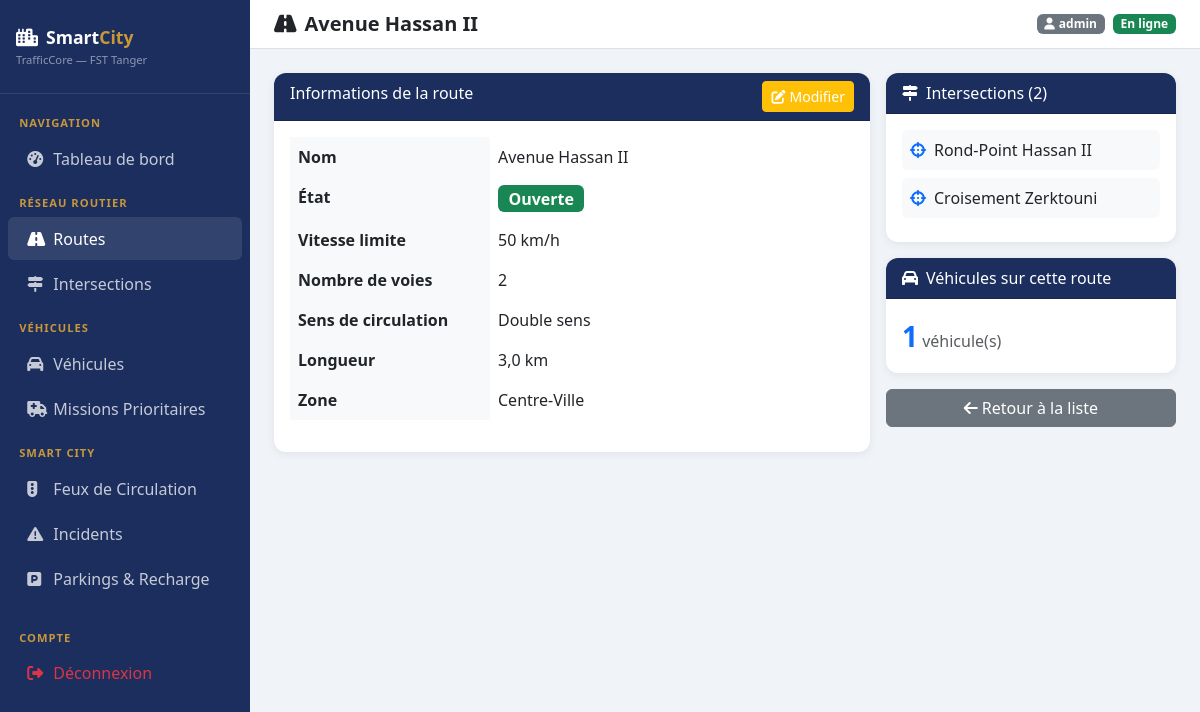
Screenshot of /traffic/routes/2/ (signed in) with the database file from the repository.
### traffic/models.py (models this page shows, shortened)
class Route(models.Model):
    SENS_CHOICES = [('1', 'Sens unique'), ('2', 'Double sens')]
    ETAT_CHOICES = [('ouvert', 'Ouverte'), ('ferme', 'Fermée'), ('travaux', 'En travaux')]
    nom = models.CharField(max_length=200)
    longueur_km = models.FloatField(default=1.0)
    nb_voies = models.IntegerField(default=2)
    vitesse_limite = models.IntegerField(default=50)
    sens = models.CharField(max_length=1, choices=SENS_CHOICES, default='2')
    etat = models.CharField(max_length=20, choices=ETAT_CHOICES, default='ouvert')
    zone = models.ForeignKey(ZoneUrbaine, on_delete=models.SET_NULL, null=True, blank=True)
    intersections = models.ManyToManyField(Intersection, blank=True, related_name='routes')
    date_creation = models.DateTimeField(auto_now_add=True)
    class Meta: ordering = ['nom']

class ZoneUrbaine(models.Model):
    nom = models.CharField(max_length=100)
    description = models.TextField(blank=True)
    def __str__(self): return self.nom
    class Meta: verbose_name = "Zone Urbaine"

class Intersection(models.Model):
    nom = models.CharField(max_length=100)
    latitude = models.FloatField(default=0)
    longitude = models.FloatField(default=0)
    zone = models.ForeignKey(ZoneUrbaine, on_delete=models.SET_NULL, null=True, blank=True)

### traffic/views.py (the view)
# urls.py: path('routes/<int:pk>/', views.route_detail, name='route_detail'),
@login_required
def route_detail(request, pk):
    route = get_object_or_404(Route, pk=pk)
    return render(request, 'traffic/route_detail.html', {'route': route})

### templates/traffic/route_detail.html (shortened to what this page needs)
{% extends 'base.html' %}
{% block page_title %}<i class="fas fa-road me-2"></i>{{ route.nom }}{% endblock %}
{% block content %}
<div class="row g-3">
    <div class="col-md-8">
        <div class="card">
            <div class="card-header d-flex justify-content-between">
                <span>Informations de la route</span>
                <a href="{% url 'route_update' route.pk %}" class="btn btn-sm btn-warning text-white">
                    <i class="fas fa-edit me-1"></i>Modifier
                </a>
            </div>
            <div class="card-body">
                <table class="table table-borderless">
                    <tr><th style="width:200px">Nom</th><td>{{ route.nom }}</td></tr>
                    <tr><th>État</th><td>
                        {% if route.etat == 'ouvert' %}<span class="badge bg-success fs-6">Ouverte</span>
                        {% elif route.etat == 'ferme' %}<span class="badge bg-danger fs-6">Fermée</span>
                        {% else %}<span class="badge bg-warning text-dark fs-6">Travaux</span>{% endif %}
                    </td></tr>
                    <tr><th>Vitesse limite</th><td>{{ route.vitesse_limite }} km/h</td></tr>
                    <tr><th>Nombre de voies</th><td>{{ route.nb_voies }}</td></tr>
                    <tr><th>Sens de circulation</th><td>{{ route.get_sens_display }}</td></tr>
                    <tr><th>Longueur</th><td>{{ route.longueur_km }} km</td></tr>
                    <tr><th>Zone</th><td>{{ route.zone|default:"Non définie" }}</td></tr>
                </table>
            </div>
        </div>
    </div>
    <div class="col-md-4">
        <div class="card">
            <div class="card-header"><i class="fas fa-map-signs me-2"></i>Intersections ({{ route.intersections.count }})</div>
            <div class="card-body">
                {% for inter in route.intersections.all %}
                <div class="d-flex align-items-center mb-2 p-2 bg-light rounded">
                    <i class="fas fa-crosshairs me-2 text-primary"></i>
                    <span>{{ inter.nom }}</span>
                </div>
                {% empty %}
                <p class="text-muted">Aucune intersection associée.</p>
                {% endfor %}
            </div>
        </div>
        <div class="card mt-3">
            <div class="card-header"><i class="fas fa-car me-2"></i>Véhicules sur cette route</div>
            <div class="card-body">
                <span class="fs-3 fw-bold text-primary">{{ route.vehicules.count }}</span>
                <span class="text-muted"> véhicule(s)</span>
            </div>
        </div>
        <a href="{% url 'route_list' %}" class="btn btn-secondary w-100 mt-3">
            <i class="fas fa-arrow-left me-1"></i>Retour à la liste
        </a>
    </div>
</div>
{% endblock %}

### templates/base.html (shortened to what this page needs)
<!DOCTYPE html>
<html lang="fr">
<head>
    <link href="https://cdn.jsdelivr.net/npm/bootstrap@5.3.0/dist/css/bootstrap.min.css" rel="stylesheet">
    <link href="https://cdnjs.cloudflare.com/ajax/libs/font-awesome/6.4.0/css/all.min.css" rel="stylesheet">
</head>
<body>
<div class="sidebar">
    <div class="brand">
        <i class="fas fa-city me-2"></i>Smart<span>City</span>
        <div style="font-size:.7rem;color:rgba(255,255,255,.5);font-weight:400;margin-top:2px">TrafficCore — FST Tanger</div>
    </div>
    <nav class="mt-2">
        <div class="nav-section">Navigation</div>
        <a href="{% url 'dashboard' %}" class="nav-link {% if request.resolver_match.url_name == 'dashboard' %}active{% endif %}">
            <i class="fas fa-tachometer-alt"></i> Tableau de bord
        </a>
        <div class="nav-section">Réseau Routier</div>
        <a href="{% url 'route_list' %}" class="nav-link {% if 'route' in request.resolver_match.url_name %}active{% endif %}">
            <i class="fas fa-road"></i> Routes
        </a>
        <a href="{% url 'intersection_list' %}" class="nav-link {% if 'intersection' in request.resolver_match.url_name %}active{% endif %}">
            <i class="fas fa-map-signs"></i> Intersections
        </a>
        <div class="nav-section">Véhicules</div>
        <a href="{% url 'vehicule_list' %}" class="nav-link {% if 'vehicule' in request.resolver_match.url_name %}active{% endif %}">
            <i class="fas fa-car"></i> Véhicules
        </a>
        <a href="{% url 'mission_list' %}" class="nav-link {% if 'mission' in request.resolver_match.url_name %}active{% endif %}">
            <i class="fas fa-ambulance"></i> Missions Prioritaires
        </a>
        <div class="nav-section">Smart City</div>
        <a href="{% url 'feu_list' %}" class="nav-link {% if 'feu' in request.resolver_match.url_name %}active{% endif %}">
            <i class="fas fa-traffic-light"></i> Feux de Circulation
        </a>
        <a href="{% url 'incident_list' %}" class="nav-link {% if 'incident' in request.resolver_match.url_name %}active{% endif %}">
            <i class="fas fa-exclamation-triangle"></i> Incidents
        </a>
        <a href="{% url 'parking_list' %}" class="nav-link {% if 'parking' in request.resolver_match.url_name %}active{% endif %}">
            <i class="fas fa-parking"></i> Parkings & Recharge
        </a>
        <div class="nav-section mt-3">Compte</div>
        <a href="{% url 'logout' %}" class="nav-link text-danger">
            <i class="fas fa-sign-out-alt"></i> Déconnexion
        </a>
    </nav>
</div>
<div class="main-content">
    <div class="topbar">
        <h5 class="mb-0 fw-bold text-navy">{% block page_title %}Dashboard{% endblock %}</h5>
        <div class="d-flex align-items-center gap-2">
            <span class="badge bg-secondary"><i class="fas fa-user me-1"></i>{{ request.user.username }}</span>
            <span class="badge bg-success">En ligne</span>
        </div>
    </div>
    {% block content %}{% endblock %}
</div>
</body>
</html>

### templates/base.html (style rules this page uses)
:root { --navy: #1B2E5E; --sky: #4A90C4; --gold: #C8973A; --sidebar-w: 250px; }
body { background: #f0f3f8; font-family: 'Segoe UI', sans-serif; }
.sidebar { width: var(--sidebar-w); min-height: 100vh; background: var(--navy); position: fixed; top: 0; left: 0; z-index: 100; overflow-y: auto; }
.sidebar .brand { padding: 1.5rem 1rem; border-bottom: 1px solid rgba(255,255,255,.1); color: white; font-weight: 700; font-size: 1.1rem; }
.sidebar .brand span { color: var(--gold); }
.sidebar .nav-link { color: rgba(255,255,255,.75); padding: .6rem 1.2rem; border-radius: 6px; margin: 2px 8px; transition: all .2s; }
.sidebar .nav-link:hover, .sidebar .nav-link.active { background: rgba(255,255,255,.1); color: white; }
.sidebar .nav-link i { width: 22px; }
.sidebar .nav-section { color: var(--gold); font-size: .7rem; font-weight: 700; text-transform: uppercase; padding: .8rem 1.2rem .2rem; letter-spacing: 1px; }
.main-content { margin-left: var(--sidebar-w); padding: 1.5rem; }
.topbar { background: white; padding: .75rem 1.5rem; margin: -1.5rem -1.5rem 1.5rem; border-bottom: 1px solid #dee2e6; display: flex; align-items: center; justify-content: space-between; }
.card { border: none; border-radius: 12px; box-shadow: 0 2px 10px rgba(0,0,0,.07); }
.card-header { background: var(--navy); color: white; border-radius: 12px 12px 0 0 !important; }
.table th { background: #f8f9fa; font-weight: 600; }

### rows the page displays
Route: nom "Avenue Hassan II", vitesse_limite "50", nb_voies "2", sens "Double sens", longueur_km "3,0", zone "Centre-Ville", intersections.count "2", vehicules.count "1"
Intersection: nom "Rond-Point Hassan II"
Intersection: nom "Croisement Zerktouni"

### other values shown
{{ request.user.username }} "admin"
